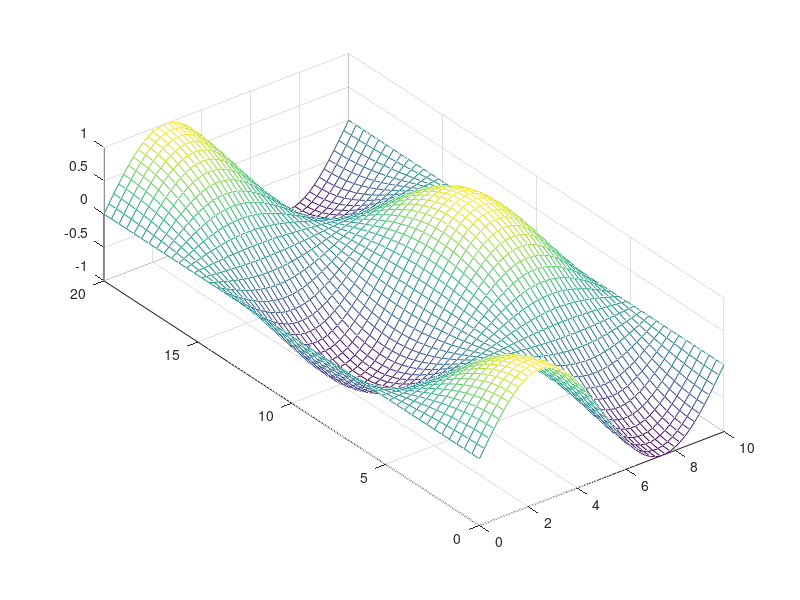

Source code (MATLAB): (Note: this script raises an error after producing the figure.)
clc
clear
close all

printfigure = 0;

Length_x = 10;  
Length_y = 20;  
Time = 200;   % Zetiraum
step_length_x = 0.2;
step_length_y = 0.4;
step_time = 5;
x = 0 : step_length_x : Length_x;
y = 0 : step_length_y : Length_y;
t = 0 : step_time : Time;
N_length_x = length(x);
N_length_y = length(y);
N_time = length(t);

k = 0.1;

f = zeros(N_length_x, N_length_y, N_time);  % Temperaturmatrix
for m = 1 : N_length_x
    for n = 1 : N_length_y
        f(m,n,1) = sin(x(m) / Length_x * 2 * pi) * cos(y(n) / Length_y * 2 * pi);
    end
end

[Y,X] = meshgrid(y,x);
mesh(X,Y,squeeze(f(:,:,1)));
caxis([-1 1])
pbaspect([1 Length_y/Length_x 0.5])
setmesh('Initial Condition','$x$','$y$','$f$','T_2D_homo_fdm_inital_condition',printfigure)

A = (step_length_x ^ 2 * step_length_y ^ 2) / (step_length_x ^ 2 * step_length_y ^ 2 + 2 * k * step_time * (step_length_x ^ 2 + step_length_y ^ 2));
B = (k * step_time * step_length_x ^ 2) / (step_length_x ^ 2 * step_length_y ^ 2 + 2 * k * step_time * (step_length_x ^ 2 + step_length_y ^ 2));
C = (k * step_time * step_length_y ^ 2) / (step_length_x ^ 2 * step_length_y ^ 2 + 2 * k * step_time * (step_length_x ^ 2 + step_length_y ^ 2));

% H = speye(N_length_x * N_length_y * N_time);

index = @(m,n,l) (l-1) * N_length_x *N_length_y + (n-1) * N_length_x + m;

row = [];
colum = [];
value = [];
row_b = [];
colum_b = [];
value_b = [];

for m = 2 : N_length_x - 1
    for n = 2 : N_length_y - 1
        for l = 2 : N_time
            row = [row ; index(m,n,l); index(m,n,l); index(m,n,l); index(m,n,l); index(m,n,l); index(m,n,l)];
            colum = [colum; index(m,n,l); index(m,n,l-1); index(m,n-1,l); index(m,n+1,l); index(m-1,n,l); index(m+1,n,l)];
            value = [value; -1; A; B; B; C; C];
        end
    end
end

length_edge_x = [1, N_length_x];
for m = 1 : 2
    for n = 1 : N_length_y
        for l = 2 : N_time
            row = [row ; index(length_edge_x(m),n,l); index(length_edge_x(m),n,l)];
            colum = [colum; index(length_edge_x(m),n,l); index(length_edge_x(m)-sign(length_edge_x(m)-N_length_x/2),n,l)];
            value = [value; -1; 1];
        end
    end
end

length_edge_y = [1, N_length_y];
for m = 2 : N_length_x - 1
    for n = 1 : 2
        for l = 2 : N_time
            row = [row ; index(m,length_edge_y(n),l); index(m,length_edge_y(n),l)];
            colum = [colum; index(m,length_edge_y(n),l); index(m,length_edge_y(n)-sign(length_edge_y(n)-N_length_y/2),l)];
            value = [value; -1; 1];
        end
    end
end

for m = 1 : N_length_x
    for n = 1 : N_length_y
        row = [row ; index(m,n,1)];
        colum = [colum; index(m,n,1)];
        value = [value; 1];
        row_b = [row_b; index(m,n,1)];
        colum_b = [colum_b; 1];
        value_b = [value_b; f(m,n,1)];
    end
end

H = sparse(row,colum,value,N_length_x * N_length_y * N_time,N_length_x * N_length_y * N_time);
b = sparse(row_b,colum_b,value_b,N_length_x*N_length_y*N_time,1);

T = H\b;
for m = 1 : N_length_x
    for n = 1 : N_length_y
        for l = 2 : N_time
            f(m,n,l) = T(index(m,n,l));
        end
    end
end

figure
for n = 1 : N_time
    mesh(X,Y,squeeze(f(:,:,n)))
    zlim([-1.5 1.5])
    pbaspect([1 Length_y/Length_x 0.5])
    setmesh('Temperature Distribution','$x$','$y$','$f$','T_2D_homo_fdm',0)
    set(gcf,'outerposition',get(0,'screensize'));
    txt = ['$t = ',num2str((n-1)*step_time),'$'];
    TEXT = text(8,0,0.6,txt,'FontSize',30);
    set(TEXT,'Interpreter','latex')
    caxis([-1 1])
    drawnow
    frame=getframe(gcf);
    imind=frame2im(frame);
    [imind,cm] = rgb2ind(imind,256);
    if printfigure == 1
        if n==1
             imwrite(imind,cm,'T_2D_homo_fdm.gif','gif', 'Loopcount',inf,'DelayTime',1e-6);
        else
             imwrite(imind,cm,'T_2D_homo_fdm.gif','gif','WriteMode','append','DelayTime',1e-6);
        end
    end
end

figure
for n = 1 : 6
    a = round((N_time - 1) / 5 * (n - 1)) + 1;
    mesh(X,Y,squeeze(f(:,:,a)))
    zlim([-1.5 1.5])
    pbaspect([1 Length_y/Length_x 0.5])
    set(gcf,'outerposition',get(0,'screensize'));
    txt = ['$t = ',num2str(t(a)),'$'];
    TEXT = text(8,0,0.6,txt,'FontSize',30);
    set(TEXT,'Interpreter','latex')
    caxis([-1 1])
    drawnow
    name = ['T_2D_homo_fdm_shot_',num2str(n)];
    setmesh('Temperature Distribution','$x$','$y$','$f$',name,printfigure)
end
